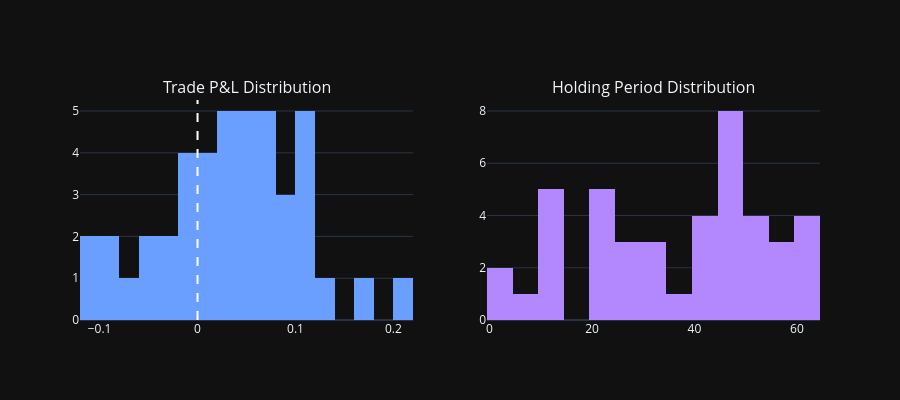

The notebook cell this image was saved under:
### Code cell
# Trade P&L distribution
if len(trades) > 0:
    fig = make_subplots(rows=1, cols=2, subplot_titles=[
        'Trade P&L Distribution', 'Holding Period Distribution'
    ])
    
    # P&L histogram
    fig.add_trace(go.Histogram(
        x=trades['trade_return'], nbinsx=30,
        marker_color='#6b9fff', name='P&L'
    ), row=1, col=1)
    fig.add_vline(x=0, row=1, col=1, line_color='white', line_dash='dash')
    
    # Holding period histogram
    fig.add_trace(go.Histogram(
        x=trades['holding_days'], nbinsx=20,
        marker_color='#b388ff', name='Holding Days'
    ), row=1, col=2)
    
    fig.update_layout(height=400, template='plotly_dark', showlegend=False)
    fig.show()

### Figure 1 — Plotly figure (JSON) as saved in the notebook; plotly's stock layout.template omitted (floating-point values rounded to 4 significant figures)
{"data": [{"marker": {"color": "#6b9fff"}, "name": "P&L", "nbinsx": 30, "type": "histogram", "x": [0.04035, -0.08898, 0.108, 0.09721, 0.06396, -0.06619, -0.02788, 0.04543, 0.04113, 0.04981, 0.02524, 0.07778, -0.02331, -0.01093, -0.08644, -0.1017, 0.03046, 0.0035, 0.1126, 0.1799, 0.05433, 0.0, -0.0576, 0.03286, 0.03582, -0.05527, 0.06674, 0.006408, -0.01313, 0.2114, 0.004225, 0.08516, 0.1197, 0.08994, 0.02949, -0.002285, 0.1187, 0.07135, -0.003127, -0.1043, 0.1093, 0.06109, 0.1226], "xaxis": "x", "yaxis": "y"}, {"marker": {"color": "#b388ff"}, "name": "Holding Days", "nbinsx": 20, "type": "histogram", "x": [34, 12, 44, 47, 22, 25, 24, 63, 22, 62, 10, 46, 49, 51, 50, 25, 11, 34, 48, 48, 47, 1, 47, 33, 38, 12, 64, 63, 8, 40, 12, 54, 41, 59, 42, 55, 27, 21, 3, 53, 46, 55, 24], "xaxis": "x2", "yaxis": "y2"}], "layout": {"annotations": [{"font": {"size": 16}, "showarrow": false, "text": "Trade P&L Distribution", "x": 0.225, "xanchor": "center", "xref": "paper", "y": 1, "yanchor": "bottom", "yref": "paper"}, {"font": {"size": 16}, "showarrow": false, "text": "Holding Period Distribution", "x": 0.775, "xanchor": "center", "xref": "paper", "y": 1, "yanchor": "bottom", "yref": "paper"}], "height": 400, "shapes": [{"line": {"color": "white", "dash": "dash"}, "type": "line", "x0": 0, "x1": 0, "xref": "x", "y0": 0, "y1": 1, "yref": "y domain"}], "showlegend": false, "xaxis": {"anchor": "y", "domain": [0, 0.45]}, "xaxis2": {"anchor": "y2", "domain": [0.55, 1]}, "yaxis": {"anchor": "x", "domain": [0, 1]}, "yaxis2": {"anchor": "x2", "domain": [0, 1]}}}
